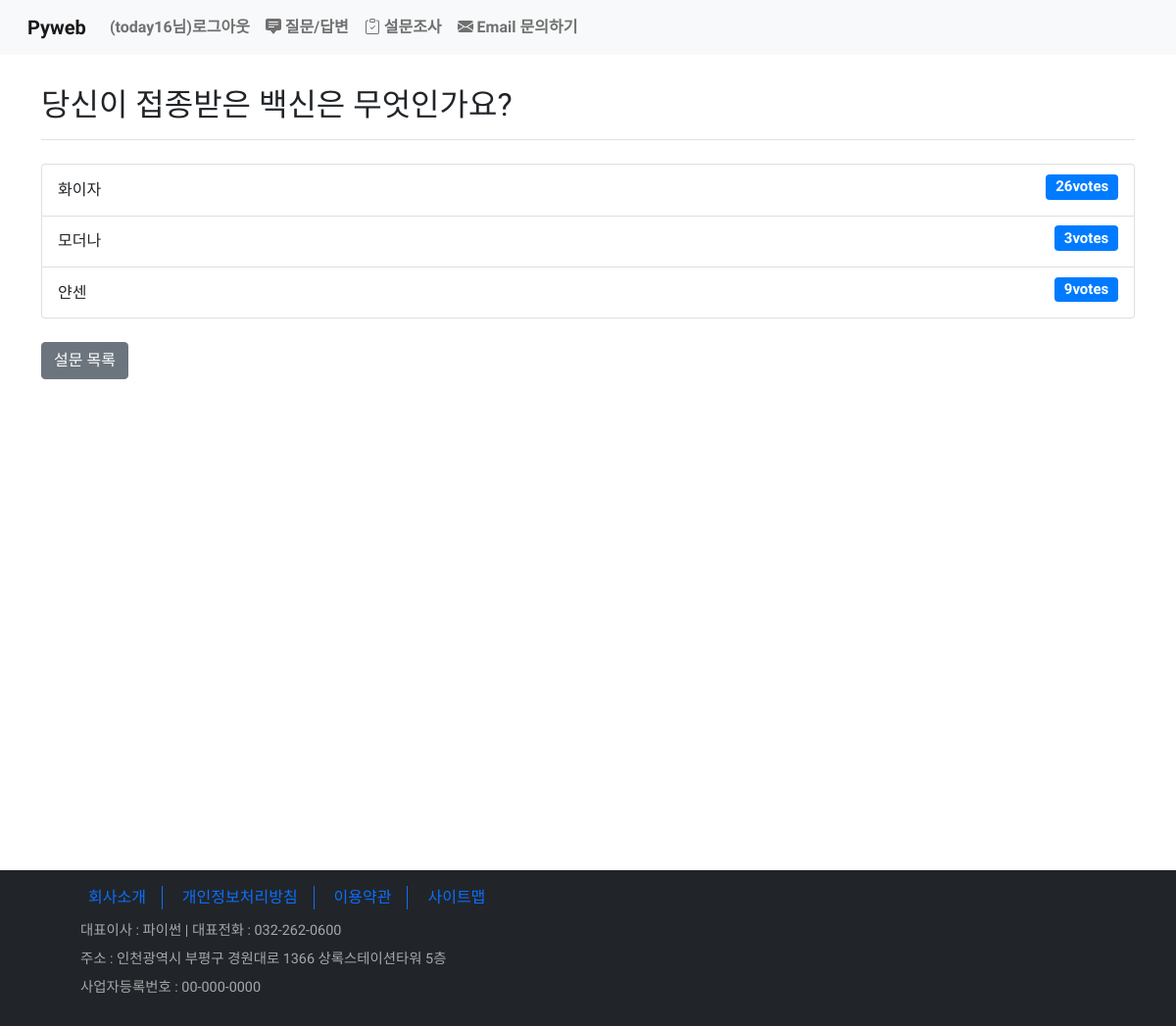
/polls/1/ (signed in), run on the app's committed database.
### polls/models.py (models this page shows, shortened)
class Question(models.Model):
    question_text = models.CharField(max_length=200)    # 질문 내용
    pub_date = models.DateTimeField()                   # 작성일
    voter = models.ManyToManyField(User)

class Choice(models.Model):
    choice_text = models.CharField(max_length=200)
    votes = models.IntegerField(default=0)
    question = models.ForeignKey(Question, on_delete=models.CASCADE)

### polls/views.py (the view)
# urls.py: path('<int:pk>/', views.detail, name='detail'),   # 127.0.0.1:8000/polls/1/
@login_required(login_url='common:login_view')
def detail(request, pk):
    question = Question.objects.get(id=pk)
    if request.user in question.voter.all():
        return render(request, 'polls/result.html', {'question': question, 'msg': '이미 투표한 항목입니다. 결과 페이지로 이동합니다.'})
    else:
        return render(request, 'polls/detail.html', {'question': question})

### templates/polls/result.html (shortened to what this page needs)
{% extends 'base.html' %}
{% block content %}
    <div class="container my-3 min-vh-100">
        <section>
            <h2 class="border-bottom py-3">{{ question.question_text }}</h2>
            <ul class="list-group py-3">
                {% for choice in question.choice_set.all %}
                <li class="list-group-item d-flex justify-content-between align-items-center">
                    {{ choice.choice_text }}<h5><span class="badge badge-primary">{{ choice.votes }}votes</span></h5>
                </li>
                {% endfor %}
            </ul>
            <a class="btn btn-secondary mt-2" href="{% url 'polls:index' %}" role="button">설문 목록</a>
        </section>
    </div>
{% endblock %}

### templates/navbar.html (shortened to what this page needs)
<nav class="navbar navbar-expand-lg navbar-light bg-light">
    <div class="container-fluid">
        <a class="navbar-brand font-weight-bold" href="{% url 'board:index' %}">Pyweb</a>
        <div class="collapse navbar-collapse" id="navbarNav">
            <div class="navbar-nav">
                <li class="nav-item font-weight-bold">
                    {% if user.is_authenticated %}
                        <a class="nav-link" href="{% url 'common:logout_view' %}">({{ user.username }}님)로그아웃</a>
                    {% else %}
                        <a class="nav-link" href="{% url 'common:login_view' %}">로그인</a>
                    {% endif %}
                </li>
                <li class="nav-item font-weight-bold">
                    <a class="nav-link" href="{% url 'board:boardlist' %}">
                        질문/답변
                    </a>
                </li>
                <li class="nav-item font-weight-bold">
                    <a class="nav-link" href="{% url 'polls:index' %}">
                        설문조사
                    </a>
                </li>
                {% if user.is_authenticated %}
                <li class="nav-item font-weight-bold">
                    <a class="nav-link" href="{% url 'common:send_email' %}">
                        Email 문의하기
                    </a>
                </li>
                {% endif %}
            </div>
        </div>
    </div>
</nav>

### static/board/css/style.css (style rules this page uses)
* { font-family: 'Gowun Dodum', sans-serif; }

### data on the page
Question: question_text "당신이 접종받은 백신은 무엇인가요?"
Choice: choice_text "화이자", votes "26"
Choice: choice_text "모더나", votes "3"
Choice: choice_text "얀센", votes "9"

### other printed values
{{ user.username }} "today16"
